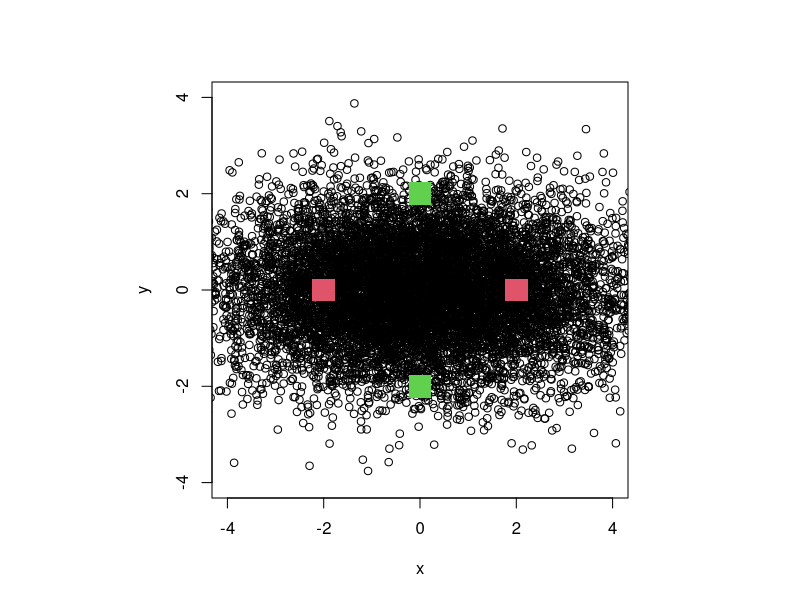

The R script that drew this image:
## ---- chunk 1
library(tidyr) #the pipe (%>%) tool is extremely useful
library(MASS) # used for mvrnorm
## ---- chunk 2
2 * (1 - pnorm(4/sqrt(8)))
## ---- chunk 3
2 * (1 - pnorm(4/sqrt(2)))
## ---- chunk 4
set.seed(20230404)
n <- 10000 # number of samples
# bivariate normal random sample parameters
bivariate_mu <- c(0,0)
cov_matrix <- matrix(c(4,0,0,1),2,2)
# bivariate normal sample
sample <- mvrnorm(n=n, mu=bivariate_mu, Sigma=cov_matrix)
# Extract the X values, X ~ N(0, 4)
x <- sample[, 1]
# Extract the Y values, X ~ N(0, 1)
y <- sample[, 2]
# plot
par(pty="s") #to make sure the shape of figure is a square
sample %>%
  plot(xlab="x", ylab="y", xlim=c(-4,4), ylim=c(-4,4))
points(x=c(-2, 0, 0, 2), y=c(0, -2, 2, 0), pch=15, col=c(2,3,3,2),cex=3)
## ---- chunk 5
# Calculate the proportion of pairs satisfying |X| > 2
mean(abs(x) > 2)
# Calculate the proportion of pairs satisfying |Y| > 2
mean(abs(y) > 2)
